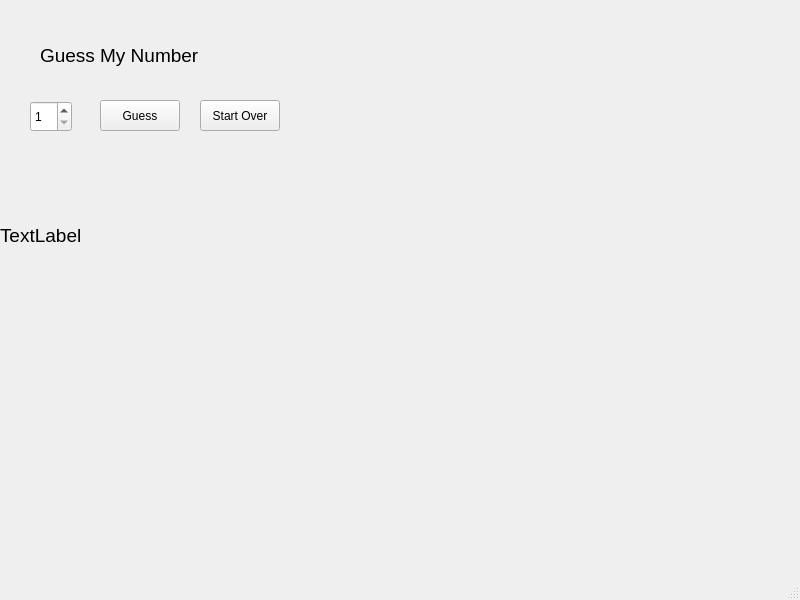
<?xml version="1.0" encoding="UTF-8"?>
<ui version="4.0">
 <class>Widget</class>
 <widget class="QMainWindow" name="Widget">
  <property name="geometry">
   <rect>
    <x>0</x>
    <y>0</y>
    <width>800</width>
    <height>600</height>
   </rect>
  </property>
  <property name="windowTitle">
   <string>Widget</string>
  </property>
  <widget class="QWidget" name="centralwidget">
   <widget class="QLabel" name="label">
    <property name="geometry">
     <rect>
      <x>40</x>
      <y>20</y>
      <width>301</width>
      <height>71</height>
     </rect>
    </property>
    <property name="font">
     <font>
      <pointsize>14</pointsize>
     </font>
    </property>
    <property name="text">
     <string>Guess My Number</string>
    </property>
   </widget>
   <widget class="QSpinBox" name="spinBox">
    <property name="geometry">
     <rect>
      <x>30</x>
      <y>101</y>
      <width>42</width>
      <height>31</height>
     </rect>
    </property>
    <property name="minimum">
     <number>1</number>
    </property>
    <property name="maximum">
     <number>20</number>
    </property>
   </widget>
   <widget class="QPushButton" name="guessButton">
    <property name="geometry">
     <rect>
      <x>100</x>
      <y>100</y>
      <width>80</width>
      <height>31</height>
     </rect>
    </property>
    <property name="text">
     <string>Guess</string>
    </property>
   </widget>
   <widget class="QPushButton" name="startOverButton">
    <property name="geometry">
     <rect>
      <x>200</x>
      <y>100</y>
      <width>80</width>
      <height>31</height>
     </rect>
    </property>
    <property name="text">
     <string>Start Over</string>
    </property>
   </widget>
   <widget class="QLabel" name="messageLabel">
    <property name="geometry">
     <rect>
      <x>0</x>
      <y>190</y>
      <width>431</width>
      <height>91</height>
     </rect>
    </property>
    <property name="font">
     <font>
      <pointsize>14</pointsize>
     </font>
    </property>
    <property name="text">
     <string>TextLabel</string>
    </property>
   </widget>
  </widget>
  <widget class="QMenuBar" name="menubar">
   <property name="geometry">
    <rect>
     <x>0</x>
     <y>0</y>
     <width>800</width>
     <height>17</height>
    </rect>
   </property>
  </widget>
  <widget class="QStatusBar" name="statusbar"/>
 </widget>
 <resources/>
 <connections/>
</ui>
